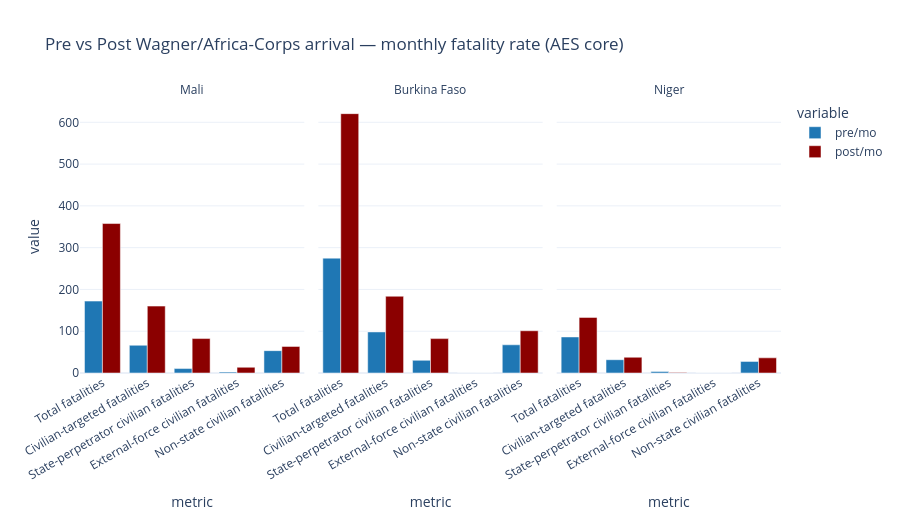

The notebook cell saved with this chart:
### Markdown cell above
### Plot the normalised pre/post comparison

Visualises the rate-comparison table as a grouped bar chart, faceted by country. Reading: any post/pre bar above 1.0 is a rate increase post-Wagner; bars below 1.0 indicate decline.

### Code cell
# Plot the normalised comparison as a grouped bar chart
fig = px.bar(rates, x='metric', y=['pre/mo','post/mo'], barmode='group',
             facet_col='country', facet_col_wrap=3,
             color_discrete_map={'pre/mo':'#1f77b4','post/mo':'#8B0000'},
             title='Pre vs Post Wagner/Africa-Corps arrival — monthly fatality rate (AES core)',
             height=520, template='plotly_white')
fig.update_xaxes(tickangle=-30)
fig.for_each_annotation(lambda a: a.update(text=a.text.split('=')[-1]))
fig.write_html(FIGS/'fig_D_pre_post_wagner_rate.html', include_plotlyjs='cdn')
fig.show()

### Figure 1 — Plotly figure (JSON) as saved in the notebook; plotly's stock layout.template omitted (floating-point values rounded to 4 significant figures)
{"data": [{"alignmentgroup": "True", "hovertemplate": "variable=pre/mo<br>country=Mali<br>metric=%{x}<br>value=%{y}<extra></extra>", "legendgroup": "pre/mo", "marker": {"color": "#1f77b4", "pattern": {"shape": ""}}, "name": "pre/mo", "offsetgroup": "pre/mo", "orientation": "v", "showlegend": true, "textposition": "auto", "type": "bar", "x": ["Total fatalities", "Civilian-targeted fatalities", "State-perpetrator civilian fatalities", "External-force civilian fatalities", "Non-state civilian fatalities"], "xaxis": "x", "y": [172.1, 66.4, 10.6, 2.3, 53.5], "yaxis": "y"}, {"alignmentgroup": "True", "hovertemplate": "variable=pre/mo<br>country=Burkina Faso<br>metric=%{x}<br>value=%{y}<extra></extra>", "legendgroup": "pre/mo", "marker": {"color": "#1f77b4", "pattern": {"shape": ""}}, "name": "pre/mo", "offsetgroup": "pre/mo", "orientation": "v", "showlegend": false, "textposition": "auto", "type": "bar", "x": ["Total fatalities", "Civilian-targeted fatalities", "State-perpetrator civilian fatalities", "External-force civilian fatalities", "Non-state civilian fatalities"], "xaxis": "x2", "y": [274.9, 98.3, 30.4, 0.0, 67.5], "yaxis": "y2"}, {"alignmentgroup": "True", "hovertemplate": "variable=pre/mo<br>country=Niger<br>metric=%{x}<br>value=%{y}<extra></extra>", "legendgroup": "pre/mo", "marker": {"color": "#1f77b4", "pattern": {"shape": ""}}, "name": "pre/mo", "offsetgroup": "pre/mo", "orientation": "v", "showlegend": false, "textposition": "auto", "type": "bar", "x": ["Total fatalities", "Civilian-targeted fatalities", "State-perpetrator civilian fatalities", "External-force civilian fatalities", "Non-state civilian fatalities"], "xaxis": "x3", "y": [86.3, 31.8, 3.7, 0.2, 27.8], "yaxis": "y3"}, {"alignmentgroup": "True", "hovertemplate": "variable=post/mo<br>country=Mali<br>metric=%{x}<br>value=%{y}<extra></extra>", "legendgroup": "post/mo", "marker": {"color": "#8B0000", "pattern": {"shape": ""}}, "name": "post/mo", "offsetgroup": "post/mo", "orientation": "v", "showlegend": true, "textposition": "auto", "type": "bar", "x": ["Total fatalities", "Civilian-targeted fatalities", "State-perpetrator civilian fatalities", "External-force civilian fatalities", "Non-state civilian fatalities"], "xaxis": "x", "y": [357.7, 160.1, 82.4, 13.7, 63.7], "yaxis": "y"}, {"alignmentgroup": "True", "hovertemplate": "variable=post/mo<br>country=Burkina Faso<br>metric=%{x}<br>value=%{y}<extra></extra>", "legendgroup": "post/mo", "marker": {"color": "#8B0000", "pattern": {"shape": ""}}, "name": "post/mo", "offsetgroup": "post/mo", "orientation": "v", "showlegend": false, "textposition": "auto", "type": "bar", "x": ["Total fatalities", "Civilian-targeted fatalities", "State-perpetrator civilian fatalities", "External-force civilian fatalities", "Non-state civilian fatalities"], "xaxis": "x2", "y": [620.7, 183.7, 82.3, 0.2, 101.1], "yaxis": "y2"}, {"alignmentgroup": "True", "hovertemplate": "variable=post/mo<br>country=Niger<br>metric=%{x}<br>value=%{y}<extra></extra>", "legendgroup": "post/mo", "marker": {"color": "#8B0000", "pattern": {"shape": ""}}, "name": "post/mo", "offsetgroup": "post/mo", "orientation": "v", "showlegend": false, "textposition": "auto", "type": "bar", "x": ["Total fatalities", "Civilian-targeted fatalities", "State-perpetrator civilian fatalities", "External-force civilian fatalities", "Non-state civilian fatalities"], "xaxis": "x3", "y": [133.1, 37.7, 1.4, 0.0, 36.3], "yaxis": "y3"}], "layout": {"annotations": [{"font": {}, "showarrow": false, "text": "Mali", "x": 0.16, "xanchor": "center", "xref": "paper", "y": 1.0, "yanchor": "bottom", "yref": "paper"}, {"font": {}, "showarrow": false, "text": "Burkina Faso", "x": 0.5, "xanchor": "center", "xref": "paper", "y": 1.0, "yanchor": "bottom", "yref": "paper"}, {"font": {}, "showarrow": false, "text": "Niger", "x": 0.84, "xanchor": "center", "xref": "paper", "y": 1.0, "yanchor": "bottom", "yref": "paper"}], "barmode": "group", "height": 520, "legend": {"title": {"text": "variable"}, "tracegroupgap": 0}, "title": {"text": "Pre vs Post Wagner/Africa-Corps arrival — monthly fatality rate (AES core)"}, "xaxis": {"anchor": "y", "domain": [0.0, 0.32], "tickangle": -30, "title": {"text": "metric"}}, "xaxis2": {"anchor": "y2", "domain": [0.34, 0.66], "matches": "x", "tickangle": -30, "title": {"text": "metric"}}, "xaxis3": {"anchor": "y3", "domain": [0.68, 1.0], "matches": "x", "tickangle": -30, "title": {"text": "metric"}}, "yaxis": {"anchor": "x", "domain": [0.0, 1.0], "title": {"text": "value"}}, "yaxis2": {"anchor": "x2", "domain": [0.0, 1.0], "matches": "y", "showticklabels": false}, "yaxis3": {"anchor": "x3", "domain": [0.0, 1.0], "matches": "y", "showticklabels": false}}}
